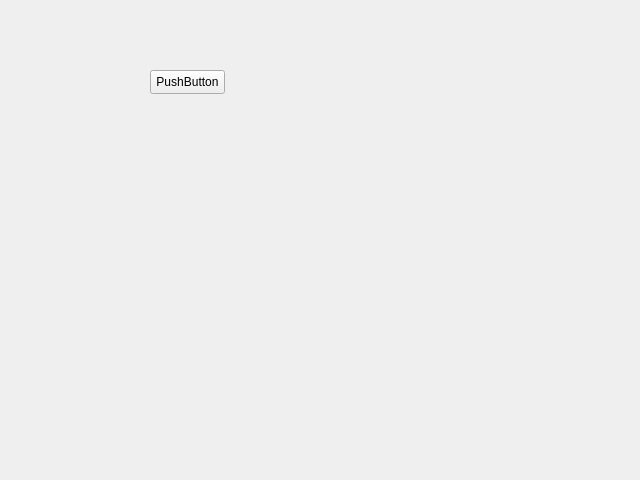
<?xml version="1.0" encoding="UTF-8"?>
<ui version="4.0">
 <class>Form</class>
 <widget class="QWidget" name="Form">
  <property name="geometry">
   <rect>
    <x>0</x>
    <y>0</y>
    <width>640</width>
    <height>480</height>
   </rect>
  </property>
  <property name="windowTitle">
   <string>Form</string>
  </property>
  <widget class="QPushButton" name="pushButton">
   <property name="geometry">
    <rect>
     <x>150</x>
     <y>70</y>
     <width>75</width>
     <height>24</height>
    </rect>
   </property>
   <property name="text">
    <string>PushButton</string>
   </property>
  </widget>
 </widget>
 <resources/>
 <connections/>
</ui>
